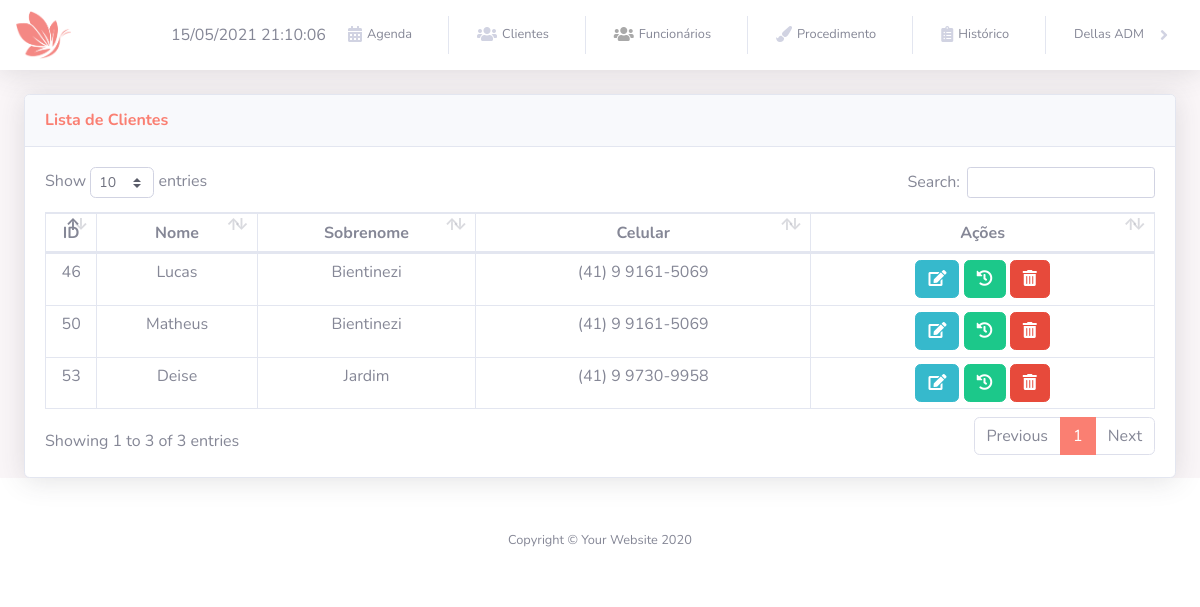
/listarclientes.php (signed in), run on an earlier commit of the app's database.
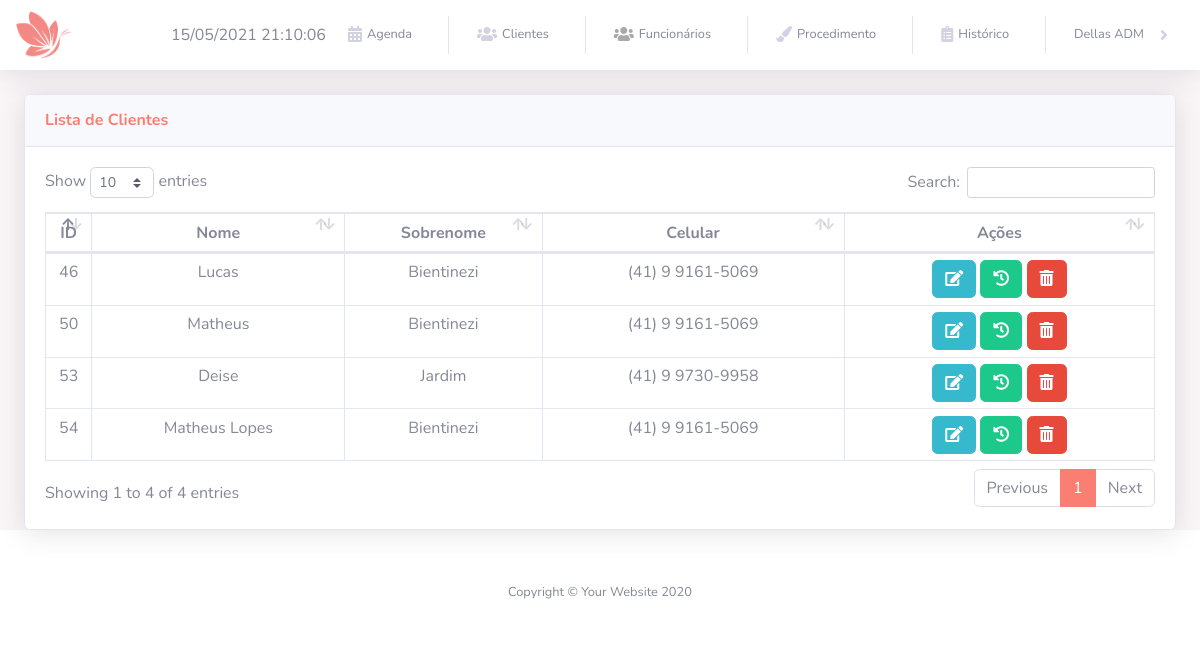
And on a later commit of the database.
### tables this page shows
CREATE TABLE IF NOT EXISTS `cliente` (
  `id` int(11) NOT NULL AUTO_INCREMENT,
  `nome` varchar(100) DEFAULT NULL,
  `sobrenome` varchar(100) DEFAULT NULL,
  `email` varchar(255) DEFAULT NULL,
  `cpf` varchar(50) DEFAULT NULL,
  `celular` varchar(30) DEFAULT NULL,
  `telefone` varchar(30) DEFAULT NULL,
  `datanascimento` date DEFAULT NULL,
  `endereco` varchar(100) DEFAULT NULL,
  `numero` varchar(50) DEFAULT NULL,
  `cidade` varchar(100) DEFAULT NULL,
  `uf` varchar(100) DEFAULT NULL,
  `cep` varchar(100) DEFAULT NULL,
  `informacoesadicionais` varchar(300) DEFAULT NULL,
  `data_cadastro` timestamp NULL DEFAULT current_timestamp(),
  `status` enum('A','I') DEFAULT NULL,
  PRIMARY KEY (`id`)
);

### listarclientes.php (the view, shortened to what this page needs)
<!DOCTYPE html>
<html lang="en">
<head>
    <link href="vendor/fontawesome-free/css/all.min.css" rel="stylesheet" type="text/css">
    <link href="css/sb-admin-2.min.css" rel="stylesheet">
    <link href="vendor/datatables/dataTables.bootstrap4.min.css" rel="stylesheet">
</head>
<body id="page-top">
    <?php
    include 'navbar.php';
    ?>
    <div class="container-fluid">
        <div class="card shadow mb-4">
            <div class="card-header py-3">
                <h6 class="m-0 font-weight-bold text-primary">Lista de Clientes</h6>
            </div>
            <div class="card-body">
                <div class="table-responsive">
                    <table class="table table-bordered" id="dataTable" width="100%" cellspacing="0">
                        <thead>
                            <tr>
                                <th>ID</th>
                                <th>Nome</th>
                                <th>Sobrenome</th>
                                <th>Celular</th>
                                <th>Ações</th>
                            </tr>
                        </thead>
                        <tbody>
                            <?php
                            include 'connect.php';
                            $sqlselect = "SELECT id,nome,sobrenome,celular FROM cliente WHERE status = 'A' ";
                            $selectcliente = $pdo->prepare($sqlselect);
                            $selectcliente->execute();
                            $result = $selectcliente->fetchAll(PDO::FETCH_ASSOC);
                            foreach ($result as $cliente) {
                            ?>
                                <tr>
                                    <td><?php echo $cliente['id']; ?></td>
                                    <td><?php echo $cliente['nome']; ?></td>
                                    <td><?php echo $cliente['sobrenome']; ?></td>
                                    <td><?php echo $cliente['celular']; ?></td>
                                    <td>
                                        <button type="button" id_editar_cliente="<?php echo $cliente['id']; ?> " class="id_editar_cliente btn btn-info"><i class="fas fa-edit"></i></button>
                                        <button type="button" id_historico_cliente="<?php echo $cliente['id']; ?>" class="id_historico_cliente btn btn-success"><i class="fas fa-history"></i></button>
                                        <button type="button" id_cliente="<?php echo $cliente['id']; ?>" class="id_cliente btn btn-danger"><i class="fas fa-trash-alt"></i></button>
                                    </td>
                                </tr>
                            <?php } ?>
                        </tbody>
                    </table>
                </div>
            </div>
        </div>
    </div>
    <footer class="sticky-footer bg-white">
        <div class="container my-auto">
            <div class="copyright text-center my-auto">
                <span>Copyright &copy; Your Website 2020</span>
            </div>
        </div>
    </footer>
</body>
</html>

What changed in the data, as far as the page shows it:
added cliente: id "54", nome "Matheus Lopes", sobrenome "Bientinezi", celular "(41) 9 9161-5069"
Also different on the page:
text written by a page script: "Show entries Search: Showing 1 to 3 of 3 entries Previous 1 Next" → "Show entries Search: Showing 1 to 4 of 4 entries Previous 1 Next"
